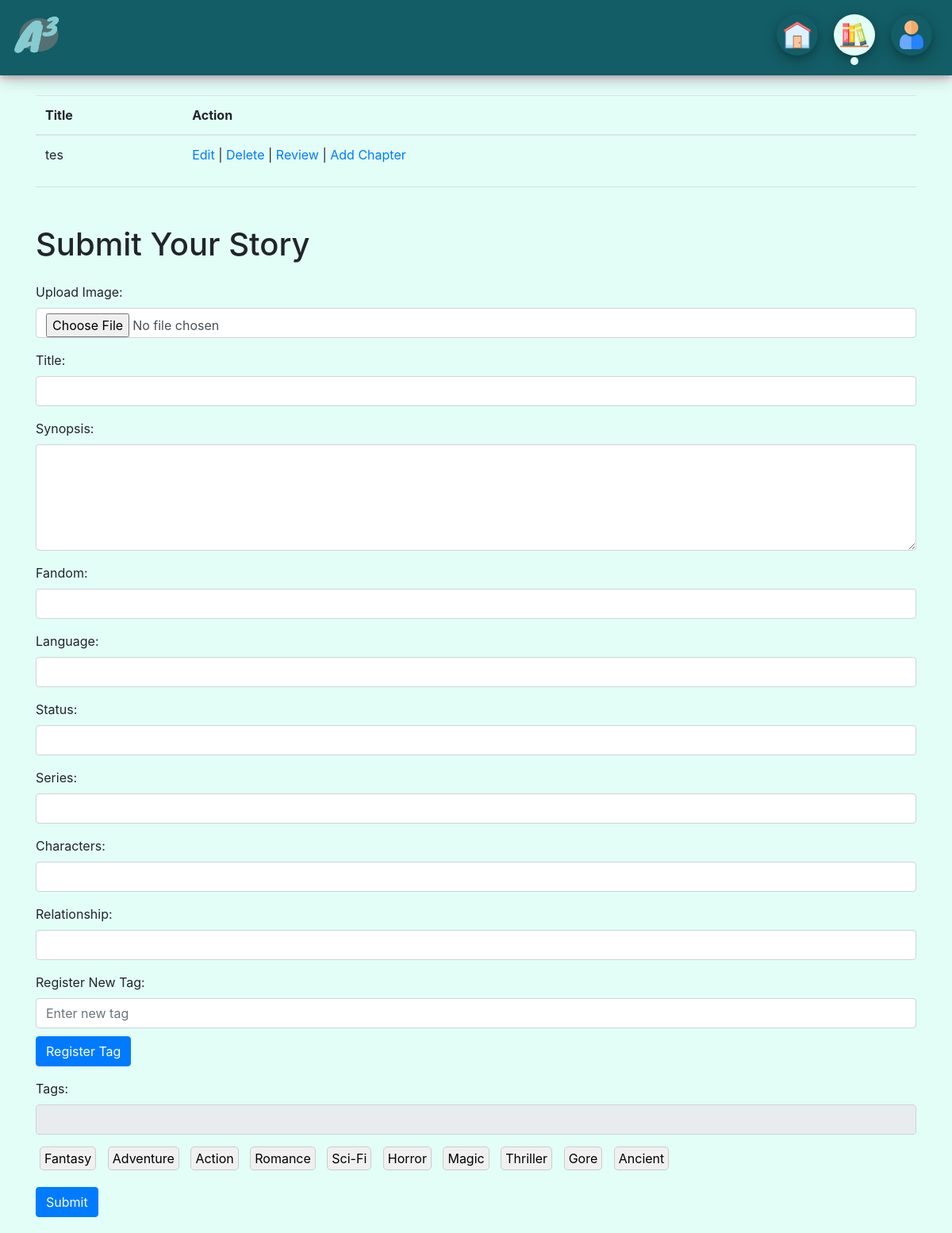
The app's page /write/index.php (signed in), older data.
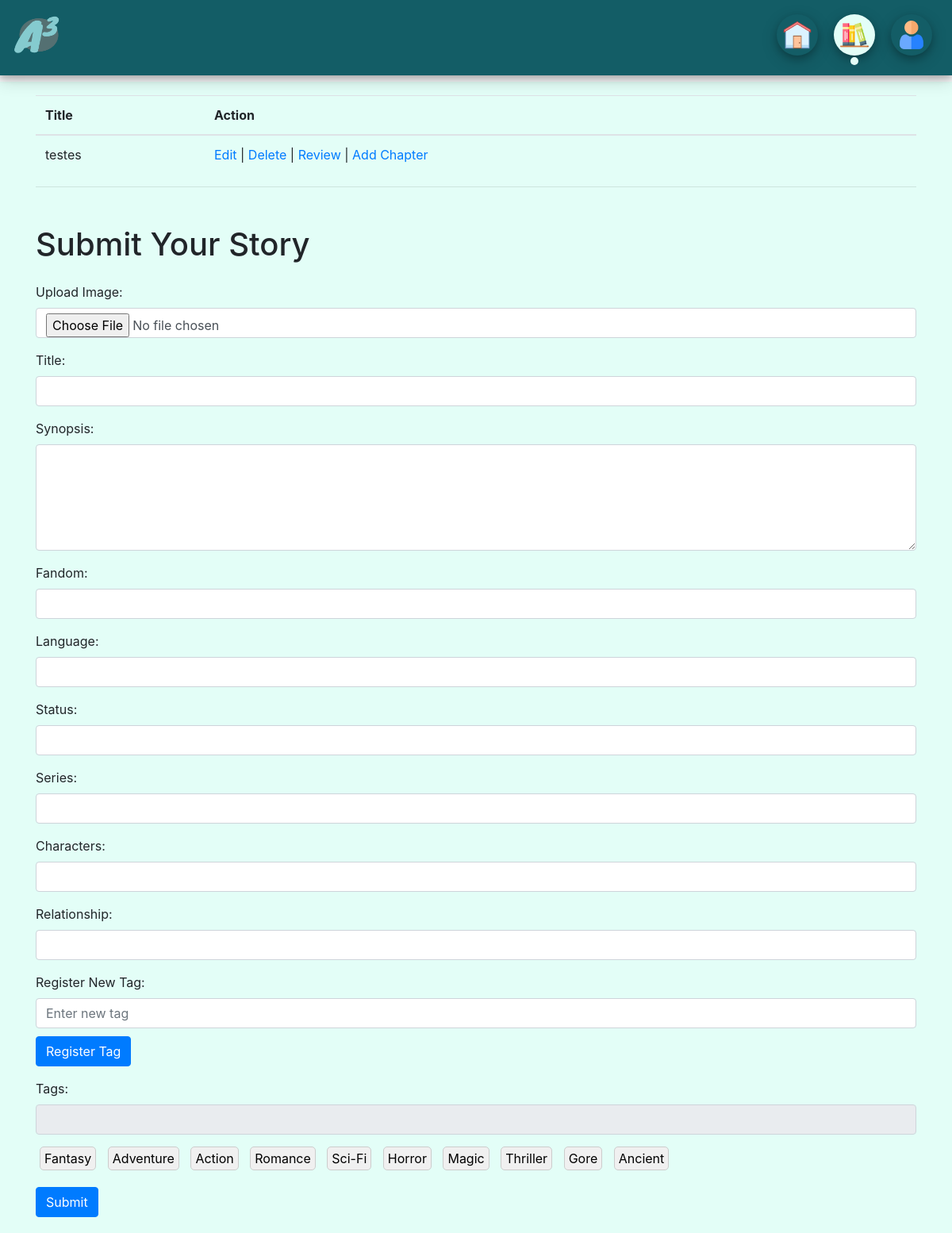
The same page, newer data.
### tables this page shows
CREATE TABLE `stories` (
  `id` int(11) NOT NULL,
  `title` varchar(100) NOT NULL,
  `author` varchar(100) NOT NULL,
  `description` text NOT NULL,
  `user_id` int(11) DEFAULT NULL,
  `image_path` varchar(255) DEFAULT NULL,
  `Fandom` varchar(255) DEFAULT NULL,
  `Language` varchar(50) DEFAULT NULL,
  `Status` varchar(50) DEFAULT NULL,
  `Series` varchar(255) DEFAULT NULL,
  `Characters` text DEFAULT NULL,
  `Relationship` varchar(255) DEFAULT NULL,
  `Addtags` text DEFAULT NULL
);

### write/index.php (the view, shortened to what this page needs)
<!DOCTYPE html>
<html lang="en">
<head>
    <link rel="stylesheet" href="https://stackpath.bootstrapcdn.com/bootstrap/4.5.2/css/bootstrap.min.css">
    <link rel="stylesheet" href="./style/input.css">
</head>
<header>
    <?php include 'navbar.php' ?>
</header>
<body style="background-color:#E3FEF7;">
    <div class="container">
        <h1 class="mt-5 mb-4">Writer Dashboard</h1>
        <table class="table">
            <thead>
                <tr>
                    <th>Title</th>
                    <th>Action</th>
                </tr>
            </thead>
            <tbody>
                <?php
                $servername = "localhost";
                $username = "root";
                $password = "";
                $database = "alternate_arc";
                $conn = new mysqli($servername, $username, $password, $database);
                $author = $_SESSION['username'];
                $sql = "SELECT id, title, description FROM stories WHERE author = ?";
                $stmt = $conn->prepare($sql);
                $stmt->bind_param("s", $author);
                $stmt->execute();
                $result = $stmt->get_result();
                if ($result->num_rows > 0) {
                    while ($row = $result->fetch_assoc()) {
                        echo "<tr>";
                        echo "<td>" . $row['title'] . "</td>";
                        echo "<td>
                                    <a href='edit_story.php?id=" . $row['id'] . "'>Edit</a> |
                                    <a href='delete_story.php?id=" . $row['id'] . "'>Delete</a> |
                                    <a href='../read/story.writer.php?id=" . $row['id'] . "'>Review</a> |
                                    <a href='add_chapter.php?id=" . $row['id'] . "'>Add Chapter</a>
                                  </td>";
                        echo "</tr>";
                    }
                } else {
                    echo "<tr><td colspan='3'>No stories found.</td></tr>";
                }
                ?>
            </tbody>
        </table>
        <hr>
        <div>
            <h1 class="mt-5 mb-4">Submit Your Story</h1>
            <form action="<?php echo htmlspecialchars($_SERVER["PHP_SELF"]); ?>" method="post"
                enctype="multipart/form-data">
                <div class="form-group">
                    <label for="image">Upload Image:</label>
                    <input type="file" class="form-control" id="image" name="image" accept="image/*" required>
                </div>
                <div class="form-group">
                    <label for="title">Title:</label>
                    <input type="text" class="form-control" id="title" name="title" required>
                </div>
                <div class="form-group">
                    <label for="description">Synopsis:</label>
                    <textarea class="form-control" id="description" name="description" maxlength="1500" rows="5"
                        required></textarea>
                </div>
                <div class="form-group">
                    <label for="fandom">Fandom:</label>
                    <input type="text" class="form-control" id="fandom" name="fandom">
                </div>
                <div class="form-group">
                    <label for="language">Language:</label>
                    <input type="text" class="form-control" id="language" name="language">
                </div>
                <div class="form-group">
                    <label for="status">Status:</label>
                    <input type="text" class="form-control" id="status" name="status">
                </div>
                <div class="form-group">
                    <label for="series">Series:</label>
                    <input type="text" class="form-control" id="series" name="series">
                </div>
                <div class="form-group">
                    <label for="characters">Characters:</label>
                    <input type="text" class="form-control" id="characters" name="characters">
                </div>
                <div class="form-group">
                    <label for="relationship">Relationship:</label>
                    <input type="text" class="form-control" id="relationship" name="relationship">
                </div>
                <div class="form-group">
                    <label for="new-tag">Register New Tag:</label>
                    <input type="text" class="form-control" id="new-tag" name="new-tag" placeholder="Enter new tag">
                    <button type="button" class="btn btn-primary" onclick="registerNewTag()">Register Tag</button>
                </div>
                <div class="form-group">
                    <label for="tags">Tags:</label>
                    <input type="text" class="form-control" id="tags" name="addtags" readonly>
                    <div id="tag-options">
                        <?php include 'tags.php' ?>
                    </div>
                </div>
                <button type="submit" class="btn btn-primary" style="margin-bottom:20px;">Submit</button>
            </form>
        </div>
</body>
</html>

Row changes from the older to the newer data that the page shows:
removed stories: title "tes"
added stories: title "testes"
